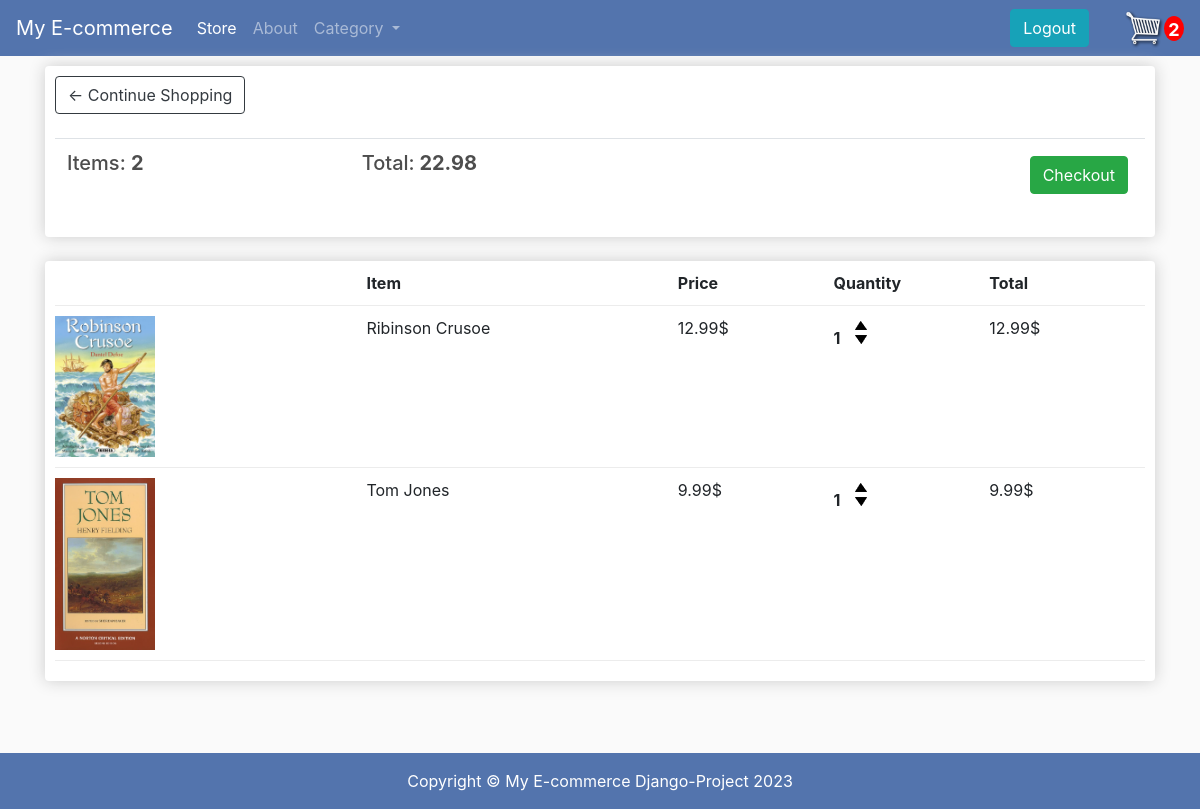
The app's page /cart/ (signed in), older data.
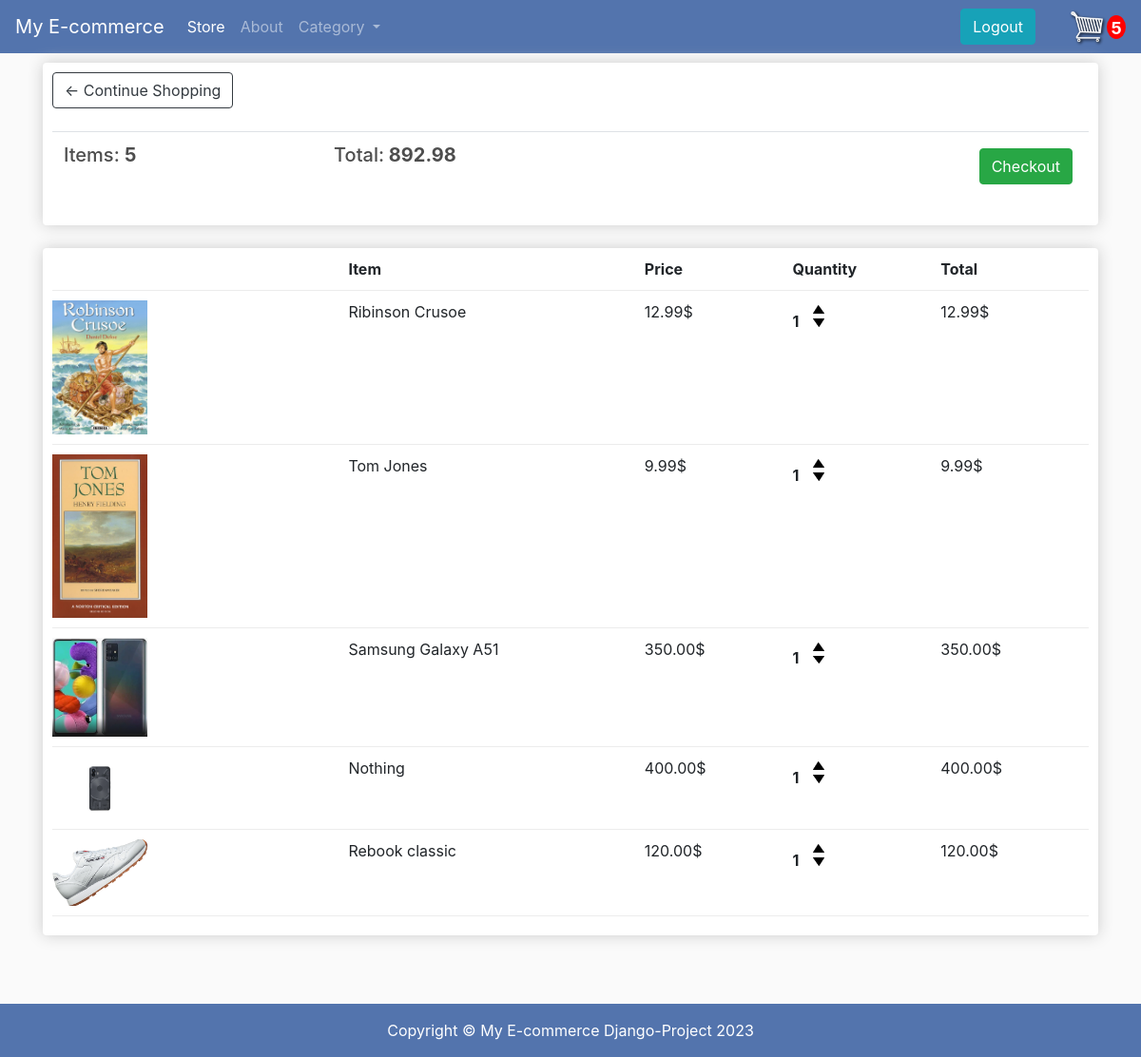
The same page, newer data.
### store/models.py (models this page shows, shortened)
class Order(models.Model):
    customer = models.ForeignKey(Customer, on_delete=models.SET_NULL, null=True, blank=True)
    date_ordered = models.DateTimeField(auto_now_add=True)
    complete = models.BooleanField(default=False)
    transaction_id = models.CharField(max_length=100, null=True)
    @property
    def get_cart_tot(self):
        orderitems = self.orderitem_set.all()
        total = sum([item.get_total for item in orderitems ])
        return total
    @property
    def get_cart_items(self):
        orderitems = self.orderitem_set.all()
        total = sum([item.quantity for item in orderitems ])
        return total

class OrderItem(models.Model):
    product = models.ForeignKey(Product, on_delete = models.SET_NULL, null=True)
    order = models.ForeignKey(Order, on_delete = models.SET_NULL, null=True)
    quantity = models.IntegerField(default = 0, null = True, blank = True)
    date_added = models.DateTimeField(auto_now_add=True)
    @property
    def get_total(self):
        total = self.product.price * self.quantity
        return total

class Product(models.Model):
    name = models.CharField(max_length=200, null=True)
    price = models.DecimalField(max_digits=7, decimal_places=2)
    digital = models.BooleanField(default=False, null=True, blank=True)
    category = models.ForeignKey(Category, on_delete= models.CASCADE, default=1)
    description = models.CharField(max_length=300, default='', blank=True)
    image = models.ImageField(null=True, blank =True)
    @property
    def imageURL(self):
        try:
            url= self.image.url
        except:
            url = ''
        return url

### store/views.py (the view)
# urls.py: path('cart/', views.cart, name= "cart"),
def cart(request):
    data = cartData(request)
    cartItems = data['cartItems']
    order = data['order']
    items = data['items']
    context = {'items' : items, 'order': order, 'cartItems': cartItems}
    return render (request, 'store/cart.html', context)

### store/utils.py (called while the page is built)
def cartData(request):
    if request.user.is_authenticated:
        customer = request.user.customer
        order, created = Order.objects.get_or_create(customer = customer, complete = False)
        items = order.orderitem_set.all()
        cartItems = order.get_cart_items
    else:
        cookieData = cookieCart(request)
        cartItems = cookieData['cartItems']
        order = cookieData['order']
        items = cookieData['items']
    return{'cartItems' : cartItems, 'order': order, 'items': items}

### store/templates/store/cart.html
{% extends 'store/main.html' %}
 {% load static %}
 {% static "images" as baseUrl %}
 {% block content %}
 <div class="row">
    <div class="col-lg-12">
        <div class="box-element">
            <a  class="btn btn-outline-dark" href="{% url 'store' %}">&#x2190; Continue Shopping</a>
            <br>
            <br>
            <table class="table">
                <tr>
                    <th><h5>Items: <strong>{{order.get_cart_items}}</strong></h5></th>
                    <th><h5>Total:<strong> {{order.get_cart_tot}}</strong></h5></th>
                    <th>
                        <a  style="float:right; margin:5px;" class="btn btn-success" href="{% url 'checkout' %}">Checkout</a>
                    </th>
                </tr>
            </table>
        </div>
        <br>
        <div class="box-element">
            <div class="cart-row">
                <div style="flex:2"></div>
                <div style="flex:2"><strong>Item</strong></div>
                <div style="flex:1"><strong>Price</strong></div>
                <div style="flex:1"><strong>Quantity</strong></div>
                <div style="flex:1"><strong>Total</strong></div>
            </div>
            {% for item in items %}
            <div class="cart-row">
                <div style="flex:2"><img class="row-image" src="{{ item.product.imageURL }}"></div>
                <div style="flex:2">{{item.product.name}}</div>
                <div style="flex:1">{{item.product.price|floatformat:2}}$</div>
                <div style="flex:1">
                    <p class="quantity">{{item.quantity}}</p>
                    <div class="quantity">
                        <img data-product={{item.product.id}} data-action="add"  class="chg-quantity update-cart" src="{% static  'images/arrow-up.png' %}">
                        <img data-product={{item.product.id}} data-action="remove" class="chg-quantity update-cart" src="{% static  'images/arrow-down.png' %}">
                    </div>
                </div>
                <div style="flex:1"><p>{{item.get_total}}$</p></div>
            </div>
            {% endfor %}
        </div>
    </div>
</div>
 {% endblock content %}

### store/templates/store/main.html (shortened to what this page needs)
{% load static %}
{% static "images" as baseUrl %}
<!DOCTYPE html>
<html>
<head>
<link rel="stylesheet" href="https://stackpath.bootstrapcdn.com/bootstrap/4.4.1/css/bootstrap.min.css"
integrity="sha384-Vkoo8x4CGsO3+Hhxv8T/Q5PaXtkKtu6ug5TOeNV6gBiFeWPGFN9MuhOf23Q9Ifjh"
crossorigin="anonymous">
<link rel = "stylesheet" type="text/css" href="{% static 'css/main.css' %}">
</head>
<body>
    <nav class="navbar navbar-expand-lg navbar-dark bg-dark">
        <a class="navbar-brand" href="{% url 'store' %}"> My E-commerce </a>
        <div class="collapse navbar-collapse" id="navbarSupportedContent">
          <ul class="navbar-nav mr-auto">
            <li class="nav-item active">
              <a class="nav-link" href="{% url 'store' %}"> Store  <span class="sr-only">(current)</span></a>
            </li>
            <li class="nav-item">
              <a class="nav-link" href="{% url 'about' %}"> About</a>
            </li>
            <li class="nav-item dropdown">
              <a class="nav-link dropdown-toggle" href="{% url 'category'%}" id="navbarDropdown" role="button" data-toggle="dropdown" aria-haspopup="true" aria-expanded="false">
                Category
              </a>
            </li>
          </ul>
          <div class="form-inline my-2 my-lg-0">
            {% if user.is_authenticated %}
              <a href="{% url 'logout' %}" class="btn btn-info ml-2">Logout</a>
            {% else %}
              <a href="{% url 'register' %}" class="btn btn-info mr-2 ml-3">Register Now</a>
              <a href="{% url 'login' %}" class="btn btn-info mr-2 ml-3">Login</a>
            {% endif %}
        <div class="cart-icon-container">
            <a href="{% url 'cart' %}" style="text-decoration: none;">
                <img id="cart-icon" src="{% static 'images/cart.png' %}" alt="Cart Icon">
            </a>
        </div>
        <p id="cart-total" style="display: inline-block; vertical-align: middle; margin-bottom: 0; font-weight: bold; font-size: 18px;">{{ cartItems }}</p>
       </div>
        </div>
      </nav>
    <div class="container">
        {% block content %}
        {% endblock content %}
    </div>
    <br/><br/><br/>
    <footer class="py-3 bg-dark">
      <div class="container"><p class="m-0 text-center text-white">Copyright &copy; My E-commerce Django-Project 2023</p></div>
    </footer>
</body>
</html>

### static/css/main.css (style rules this page uses)
body { background-color: hsl(0, 0%, 98%); }
h1,h2,h3,h4,h5,h6 { color:hsl(0, 0%, 30%); }
.box-element { box-shadow:hsl(0, 0%, 80%) 0 0 16px; background-color: #fff; border-radius: 4px; padding: 10px; }
.bg-dark { background-color: #5374ad!important; }
#cart-icon { width:25px; display: inline-block; margin-left: 15px; }
#cart-total { display: block; text-align: center; color:#fff; background-color: red; width: 20px; height: 25px; border-radius: 50%; font-size: 14px; }
.col-lg-4, .col-lg-6, .col-lg-8, .col-lg-12 { margin-top: 10px; }
.btn { border-radius: 5; }
.row-image { width: 100px; }
.cart-row { display: flex; align-items: flex-stretch; padding-bottom: 10px; margin-bottom: 10px; border-bottom: 1px solid #ececec; }
.quantity { display: inline-block; font-weight: 700; padding-right:10px; }
.chg-quantity { width: 12px; cursor: pointer; display: block; margin-top: 5px; transition:.1s; }

### store/templates/store/main.html (style rules this page uses)
.cart-icon-container { display: inline-block; float: right; margin-left: 20px; }
#cart-icon { width: 40px; height: auto; }

Row changes from the older to the newer data that the page shows:
computed for Order: get_cart_items "2" → "5"; get_cart_tot "22.98" → "892.98"
added OrderItem: product.imageURL (picture), product.name "Samsung Galaxy A51", product.price "350.00", quantity "1", get_total "350.00"
added OrderItem: product.imageURL (picture), product.name "Nothing", product.price "400.00", quantity "1", get_total "400.00"
added OrderItem: product.imageURL (picture), product.name "Rebook classic", product.price "120.00", quantity "1", get_total "120.00"
Text that changed along with them:
{{ cartItems }}: "2" → "5"
